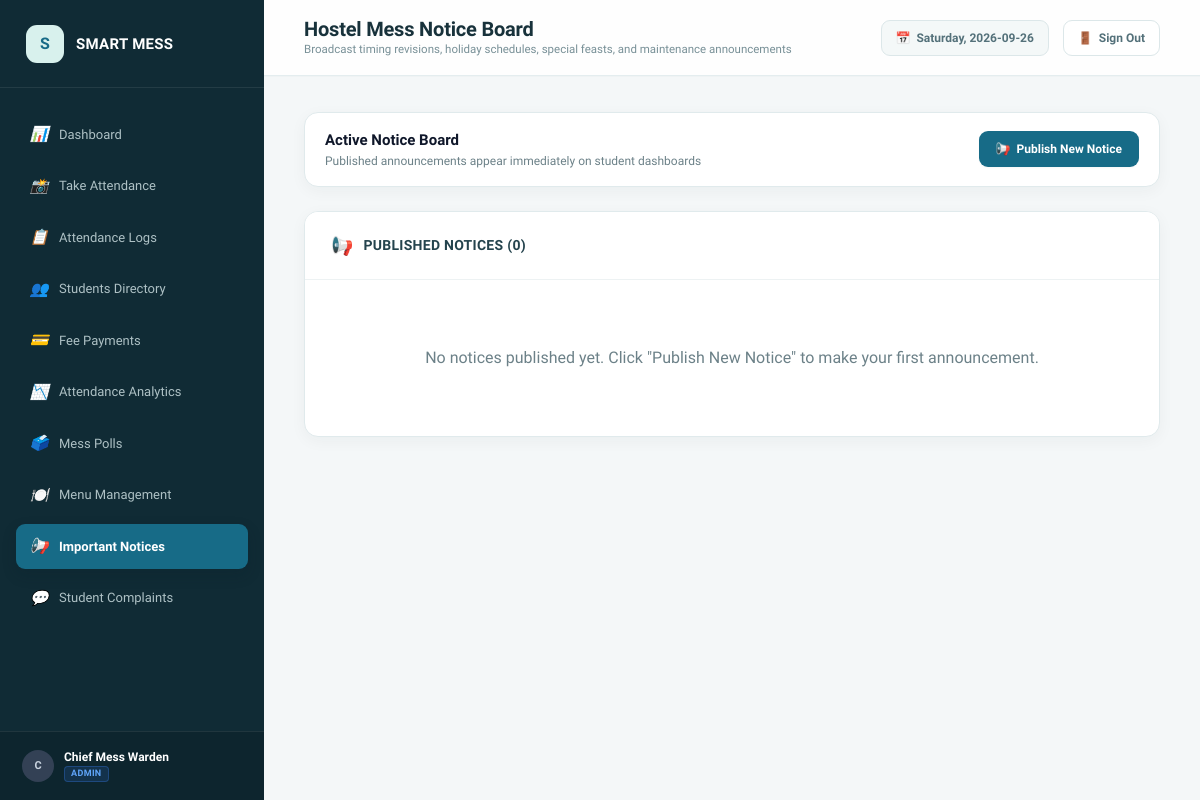
The app's page /admin/notices (signed in), older data.
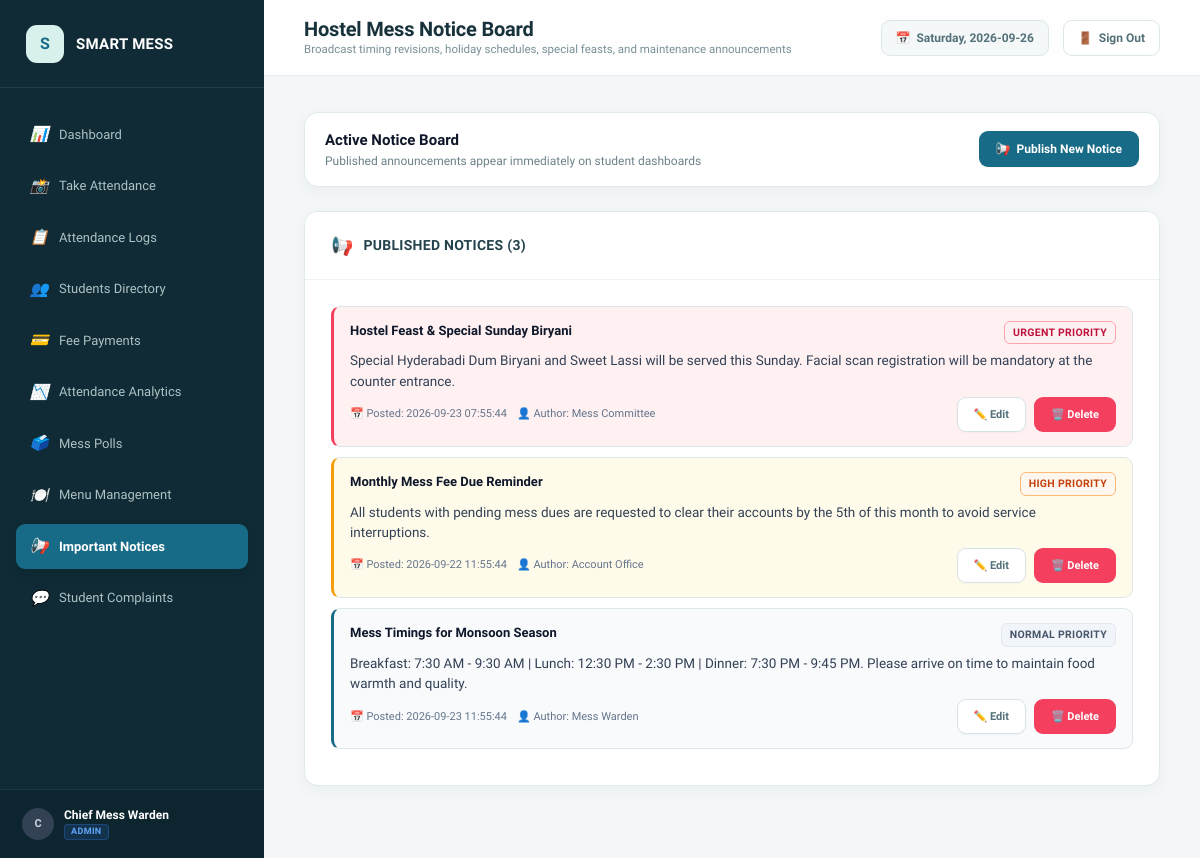
The same page, newer data.
### tables this page shows
CREATE TABLE notices (
        id INTEGER PRIMARY KEY AUTOINCREMENT,
        title TEXT NOT NULL,
        content TEXT NOT NULL,
        priority TEXT DEFAULT 'Normal',
        created_by TEXT DEFAULT 'Mess Admin',
        created_at TEXT NOT NULL
    );

### app.py (the view, shortened to what this page needs)
@app.route("/admin/notices", methods=["GET", "POST"])
@admin_required
def admin_notices():
    conn = get_db_connection()
    cursor = conn.cursor()
    cursor.execute("SELECT id, title, content, priority, created_by, created_at FROM notices ORDER BY id DESC")
    notices = cursor.fetchall()
    conn.close()
    return render_template("admin/notices.html", notices=notices)

### app.py (called while the page is built)
def admin_required(f):
    @wraps(f)
    def decorated_function(*args, **kwargs):
        if "user_role" not in session or session["user_role"] != "admin":
            flash("Admin access required. Please log in as an administrator.", "warning")
            return redirect(url_for("login"))
        return f(*args, **kwargs)
    return decorated_function

@app.context_processor
def inject_global_vars():
    now = datetime.now()
    return {
        "current_year": now.year,
        "current_date": now.strftime("%Y-%m-%d"),
        "current_day": now.strftime("%A"),
        "user_role": session.get("user_role"),
        "user_name": session.get("user_name"),
        "user_id": session.get("user_id"),
        "student_id": session.get("student_id")
    }

### database.py (called while the page is built)
def get_db_connection():
    conn = sqlite3.connect(DB_PATH)
    conn.row_factory = sqlite3.Row
    conn.execute("PRAGMA foreign_keys = ON;")
    return conn

### templates/admin/notices.html (shortened to what this page needs)
{% extends "base.html" %}
{% block page_title %}Hostel Mess Notice Board{% endblock %}
{% block page_subtitle %}Broadcast timing revisions, holiday schedules, special feasts, and maintenance announcements{% endblock %}
{% block content %}
<div class="card" style="margin-bottom: 24px;">
  <div class="card-body" style="padding: 16px 20px;">
    <div style="display: flex; justify-content: space-between; align-items: center; flex-wrap: wrap; gap: 14px;">
      <div>
        <h4 style="font-size: 15px; font-weight: 800; color: #0f172a;">Active Notice Board</h4>
        <p style="font-size: 12px; color: var(--text-muted);">Published announcements appear immediately on student dashboards</p>
      </div>
      <button class="btn btn-primary" onclick="openModal('createNoticeModal')">
        <span>📢</span> <span>Publish New Notice</span>
      </button>
    </div>
  </div>
</div>
<div class="card">
  <div class="card-header">
    <div class="card-title">
      <span>📢</span>
      <h3>Published Notices ({{ notices | length }})</h3>
    </div>
  </div>
  <div class="card-body">
    {% for n in notices %}
      <div class="notice-item priority-{{ n['priority'] | lower }}">
        <div class="notice-header">
          <div class="notice-title">{{ n['title'] }}</div>
          <span class="badge badge-{{ n['priority'] | lower }}">{{ n['priority'] }} Priority</span>
        </div>
        <p style="font-size: 13.5px; color: #334155; margin-top: 6px; white-space: pre-line;">{{ n['content'] }}</p>
        <div class="notice-meta">
          <span>📅 Posted: {{ n['created_at'] }}</span>
          <span>👤 Author: {{ n['created_by'] }}</span>
          <div style="margin-left: auto; display: flex; gap: 8px;">
            <button
              class="btn btn-secondary btn-sm"
              onclick="openEditNoticeModal('{{ n['id'] }}', '{{ n['title'] | replace('\'', '\\\'') }}', '{{ n['priority'] }}', '{{ n['content'] | replace('\'', '\\\'') | replace('\n', '\\n') }}')"
            >
              ✏️ Edit
            </button>
            <button
              class="btn btn-danger btn-sm"
              onclick="confirmDeleteNotice('{{ n['id'] }}', '{{ n['title'] | replace('\'', '\\\'') }}')"
            >
              🗑️ Delete
            </button>
          </div>
        </div>
      </div>
    {% else %}
      <div style="text-align: center; color: var(--text-muted); padding: 40px;">
        No notices published yet. Click "Publish New Notice" to make your first announcement.
      </div>
    {% endfor %}
  </div>
</div>
{% endblock %}

Row changes from the older to the newer data that the page shows:
added notices: title "Hostel Feast & Special Sunday Biryani", priority "URGENT", content "Special Hyderabadi Dum Biryani and Sweet Lassi will be served this Sunday. Facial scan registration will be mandatory at the counter entrance.", created_at "2026-09-23 07:55:44", created_by "Mess Committee"
added notices: title "Monthly Mess Fee Due Reminder", priority "HIGH", content "All students with pending mess dues are requested to clear their accounts by the 5th of this month to avoid service interruptions.", created_at "2026-09-22 11:55:44", created_by "Account Office"
added notices: title "Mess Timings for Monsoon Season", priority "NORMAL", content "Breakfast: 7:30 AM - 9:30 AM | Lunch: 12:30 PM - 2:30 PM | Dinner: 7:30 PM - 9:45 PM. Please arrive on time to maintain food warmth and quality.", created_at "2026-09-23 11:55:44", created_by "Mess Warden"
Text that changed along with them:
{{ notices | length }}: "0" → "3"
text no longer shown: "No notices published yet. Click \"Publish New Notice\" to make your first announcement."
